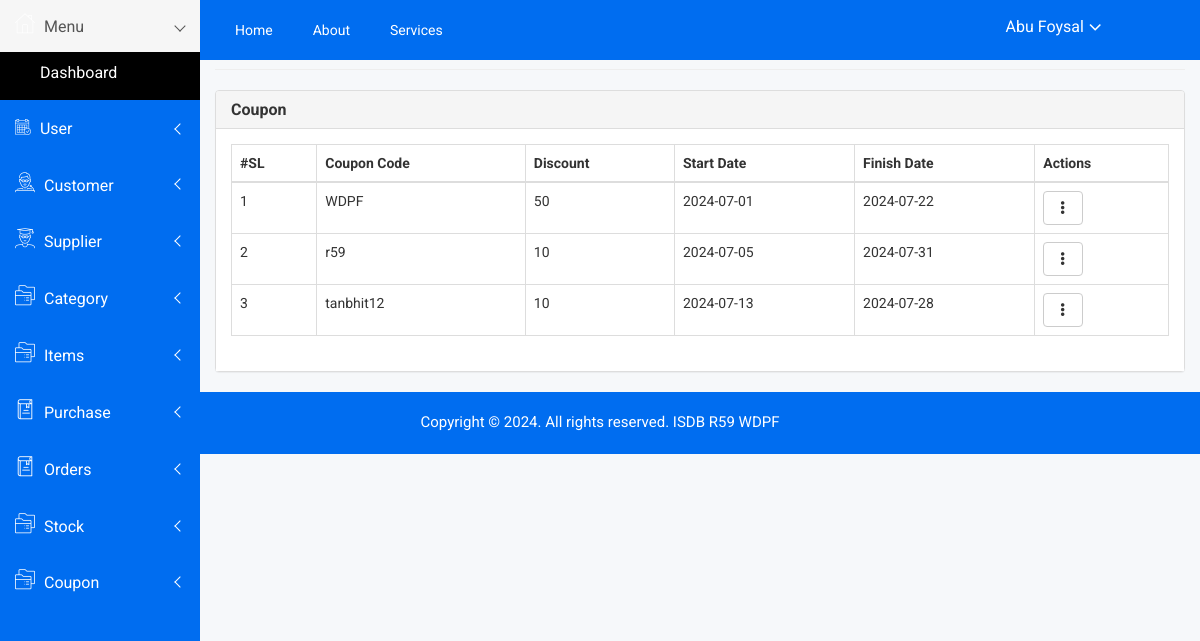
The page /admin/coupon_list.php (signed in) on the database its author committed.
### tables this page shows
CREATE TABLE `coupon` (
  `id` int(11) NOT NULL,
  `cupon_code` varchar(100) NOT NULL,
  `discount` int(11) NOT NULL,
  `start_date` date NOT NULL,
  `finish_date` date NOT NULL,
  `created_by` varchar(50) DEFAULT NULL,
  `created_at` date DEFAULT NULL,
  `updated_by` varchar(50) DEFAULT NULL,
  `updated_at` date DEFAULT NULL,
  `deleted_at` date DEFAULT NULL
);

### admin/class/crud.php (called while the page is built, shortened)
<?php
    class crud{
        private $host='localhost';
        private $connection;
        public function __construct($user,$password,$database){
            $this->user=$user;
            $this->password=$password;
            $this->database=$database;
            $this->connection=new mysqli($this->host,$this->user,$this->password,$this->database);
        }
        public function common_select($table,$fields='*',$condition=false,$sort_field=false,$sort='ASC'){
            $result=array();
            $error=false;
            $sql="select $fields from $table where deleted_at is null ";
            $rs=$this->connection->query($sql);
            if($rs){
                if($rs->num_rows > 0){
                    while($r=$rs->fetch_object()){
                        array_push($result,$r);
                    }
                }
            }else{
                $error=$this->connection->error;
            }
            $return = array('data'=>$result,'error'=>$error);
            return $return;
        }
    }
?>

### admin/include/connection.php (called while the page is built, shortened)
<?php
    include_once('class/crud.php');
    $mysqli=new crud("root","","sports_store");
?>

### admin/coupon_list.php (the view, shortened to what this page needs)
<?php include('include/header.php') ; ?>
<link href="https://cdn.datatables.net/1.10.24/css/dataTables.bootstrap.min.css" rel="stylesheet">
<div class="container-fluid">
    <h4 class="page-header"><small>Coupon /</small> List</h4>
    <div class="panel panel-default">
        <div class="panel-heading">
            <h5 class="panel-title">Coupon</h5>
        </div>
        <div class="panel-body">
            <div class="table-responsive">
                <table class="table table-bordered table-hover">
                    <thead>
                        <tr>
                            <th>#SL</th>
                            <th>Coupon Code</th>
                            <th>Discount</th>
                            <th>Start Date</th>
                            <th>Finish Date</th>
                            <th>Actions</th>
                        </tr>
                    </thead>
                    <tbody>
                        <?php
                            $result=$mysqli->common_select('coupon');
                            if($result){
                                if($result['data']){
                                    $i=1;
                                    foreach($result['data'] as $data){
                        ?>
                        <tr>
                            <td><?= $i++ ?></td>
                            <td><?= $data->cupon_code ?></td>
                            <td><?= $data->discount ?></td>
                            <td><?= $data->start_date ?></td>
                            <td><?= $data->finish_date ?></td>
                            <td>
                                <div class="dropdown">
                                    <button type="button" class="btn btn-default dropdown-toggle" data-toggle="dropdown">
                                        <i class="glyphicon glyphicon-option-vertical"></i>
                                    </button>
                                </div>
                            </td>
                        </tr>
                        <?php } } } ?>
                    </tbody>
                </table>
            </div>
        </div>
    </div>
</div>
<?php include('include/footer.php') ; ?>

### admin/assets/css/main.css (style rules this page uses)
html { color: #222; font-size: 1em; line-height: 1.4; }

### rows shown on the page
coupon: cupon_code "WDPF", discount "50", start_date "2024-07-01", finish_date "2024-07-22"
coupon: cupon_code "r59", discount "10", start_date "2024-07-05", finish_date "2024-07-31"
coupon: cupon_code "tanbhit12", discount "10", start_date "2024-07-13", finish_date "2024-07-28"

### other values the page prints
$_SESSION['name'] "Abu Foysal"
